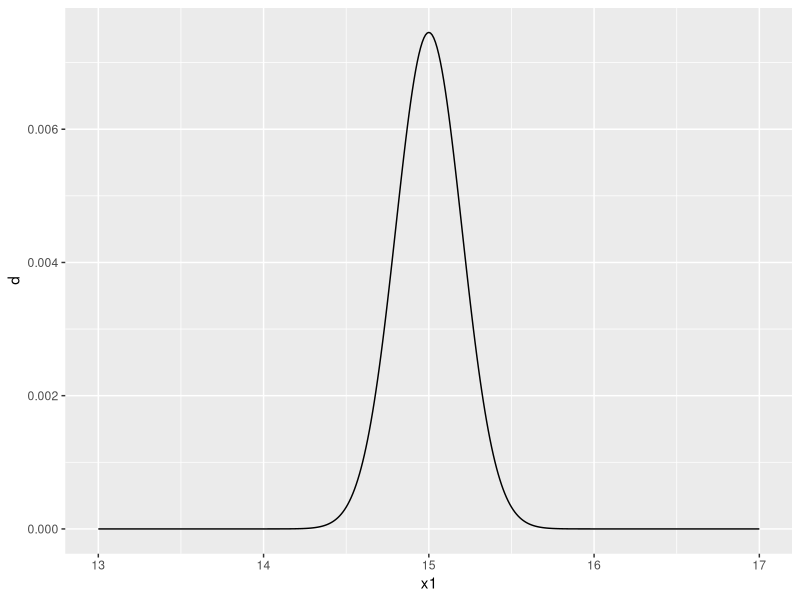

This figure's R source:
# Function for the density of a multivariate normal
dmvnorm<-function(x, mu, Sigma){
  
  p_x<-1/(sqrt(det(2*pi*Sigma)))*exp(-1/2*t(x-mu)%*%Sigma%*%(x-mu))
  
  as.vector(p_x)
}

# Example
obs_x<-c(15, 70)
mu<-c(15, 70)
sigma<-matrix(c(25, 13,
                 13 , 25), byrow = TRUE, ncol = 2)


dmvnorm(obs_x, mu, Sigma = sigma)


# Verification
mixtools::dmvnorm(obs_x, mu, sigma)

library(tidyverse)
data.frame(x1 = seq(13, 17, by = .01))%>%
  rowwise()%>%
  mutate(d = dmvnorm(c(x1, 70), mu, sigma))%>%
  ggplot(aes(x = x1, y = d))+
  geom_line()
